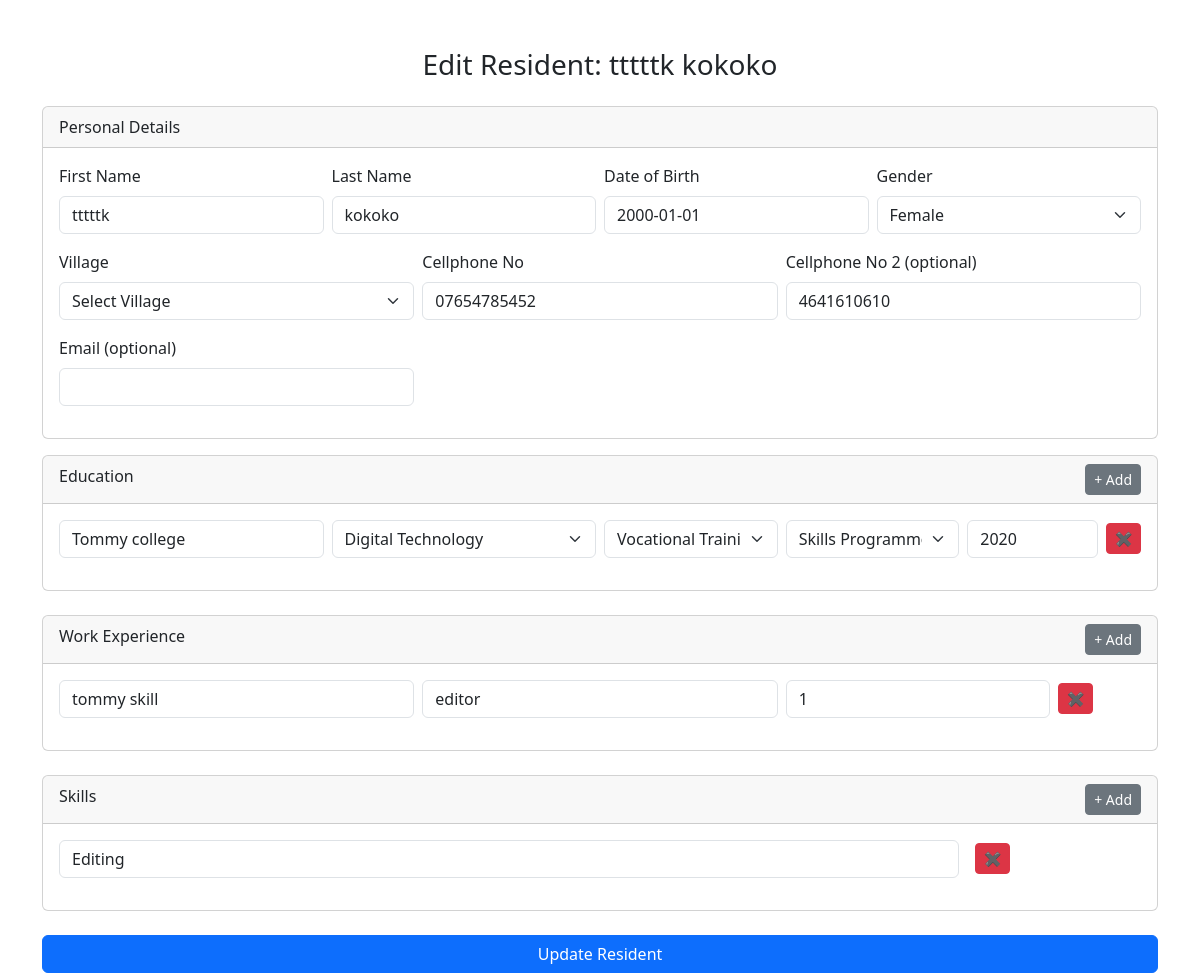
The page /edit-resident/4 on the database its author committed.
### app/models.py (models this page shows)
class Resident(Base):
    __tablename__ = "residents"
    id = Column(Integer, primary_key=True, index=True)
    first_name = Column(String, nullable=False)
    last_name = Column(String, nullable=False)
    dob = Column(Date, nullable=False)
    gender = Column(String, nullable=False)
    village = Column(String, nullable=False)
    cellphone_no = Column(String, nullable=False)
    cellphone_no2 = Column(String)
    email = Column(String)
    qualifications = relationship("Qualification", back_populates="resident", cascade="all, delete-orphan")
    experiences = relationship("Experience", back_populates="resident", cascade="all, delete-orphan")
    skills = relationship("Skill", back_populates="resident", cascade="all, delete-orphan")

class Qualification(Base):
    __tablename__ = "qualifications"
    id = Column(Integer, primary_key=True, index=True)
    institution = Column(String)
    name = Column(String)
    type = Column(String)
    level = Column(String)
    year = Column(String)
    resident_id = Column(Integer, ForeignKey("residents.id"))
    resident = relationship("Resident", back_populates="qualifications")

class Experience(Base):
    __tablename__ = "experiences"
    id = Column(Integer, primary_key=True, index=True)
    company = Column(String)
    position = Column(String)
    years = Column(String)
    resident_id = Column(Integer, ForeignKey("residents.id"))
    resident = relationship("Resident", back_populates="experiences")

class Skill(Base):
    __tablename__ = "skills"
    id = Column(Integer, primary_key=True, index=True)
    name = Column(String)
    resident_id = Column(Integer, ForeignKey("residents.id"))
    resident = relationship("Resident", back_populates="skills")

### app/routes.py (the view)
@router.get("/edit-resident/{resident_id}", response_class=HTMLResponse)
async def edit_resident_form(request: Request, resident_id: int, db: Session = Depends(get_db)):
    resident = db.query(Resident).filter(Resident.id == resident_id).first()
    if not resident:
        return RedirectResponse(url="/", status_code=303)
    villages = get_all_villages()
    qualifications = get_all_qualifications()
    return templates.TemplateResponse(
        "edit_resident.html",
        {
            "request": request,
            "resident": resident,
            "villages": villages,
            "qualifications": qualifications
        }
    )

### app/templates/edit_resident.html (shortened to what this page needs)
<!DOCTYPE html>
<html>
<head>
    <link href="https://cdn.jsdelivr.net/npm/bootstrap@5.3.3/dist/css/bootstrap.min.css" rel="stylesheet">
    <link rel="stylesheet" href="https://cdn.jsdelivr.net/npm/flatpickr/dist/flatpickr.min.css">
</head>
<body>
<div class="container mt-5">
<h3 class="mb-4 text-center">Edit Resident: {{ resident.first_name }} {{ resident.last_name }}</h3>
<form method="post" action="/edit-resident/{{ resident.id }}">
<div class="card mb-3">
    <div class="card-header">
        Personal Details
    </div>
    <div class="card-body">
        <div class="row g-2 mb-3">
            <div class="col-md-3">
                <label for="first_name" class="form-label">First Name</label>
                <input type="text" name="first_name" id="first_name" class="form-control" value="{{ resident.first_name }}" required>
            </div>
            <div class="col-md-3">
                <label for="last_name" class="form-label">Last Name</label>
                <input type="text" name="last_name" id="last_name" class="form-control" value="{{ resident.last_name }}" required>
            </div>
            <div class="col-md-3">
                <label for="dob" class="form-label">Date of Birth</label>
                <input type="text" name="dob" id="dob" class="form-control" value="{{ resident.dob }}" required placeholder="YYYY-MM-DD">
            </div>
            <div class="col-md-3">
                <label for="gender" class="form-label">Gender</label>
                <select name="gender" id="gender" class="form-select" required>
                    <option value="Female" {% if resident.gender == 'Female' %}selected{% endif %}>Female</option>
                </select>
            </div>
        </div>
        <div class="row g-2 mb-3">
            <div class="col-md-4">
                <label for="village" class="form-label">Village</label>
                <select name="village" id="village" class="form-select" required>
                    <option value="">Select Village</option>
                </select>
            </div>
            <div class="col-md-4">
                <label for="cellphone_no" class="form-label">Cellphone No</label>
                <input type="text" name="cellphone_no" id="cellphone_no" class="form-control" value="{{ resident.cellphone_no }}" required>
            </div>
            <div class="col-md-4">
                <label for="cellphone_no2" class="form-label">Cellphone No 2 (optional)</label>
                <input type="text" name="cellphone_no2" id="cellphone_no2" class="form-control" value="{{ resident.cellphone_no2 or '' }}">
            </div>
        </div>
        <div class="row g-2 mb-3">
            <div class="col-md-4">
                <label for="email" class="form-label">Email (optional)</label>
                <input type="email" name="email" id="email" class="form-control" value="{{ resident.email or '' }}">
            </div>
        </div>
    </div>
</div>
<div class="card mb-4">
    <div class="card-header d-flex justify-content-between">
        <span>Education</span>
        <button type="button" class="btn btn-sm btn-secondary" onclick="addEducation()">+ Add</button>
    </div>
    <div class="card-body" id="education-section">
        {% for qualification in resident.qualifications %}
        <div class="row g-2 mb-3 education-row">
            <div class="col-md-3">
                <input name="education_institution[]" class="form-control" placeholder="Institution" value="{{ qualification.institution or '' }}">
            </div>
            <div class="col-md-3">
                <select name="education_name[]" class="form-select" required>
                    {% for field, names in qualifications.names.items() %}
                        <optgroup label="{{ field }}">
                            {% for name in names %}
                                <option value="{{ name }}" {% if qualification.name == name %}selected{% endif %}>{{ name }}</option>
                            {% endfor %}
                        </optgroup>
                    {% endfor %}
                </select>
            </div>
            <div class="col-md-2">
                <select name="education_type[]" class="form-select" required>
                    {% for type in qualifications.types %}
                        <option value="{{ type }}" {% if qualification.type == type %}selected{% endif %}>{{ type }}</option>
                    {% endfor %}
                </select>
            </div>
            <div class="col-md-2">
                <select name="education_level[]" class="form-select" required>
                    {% for level in qualifications.levels %}
                        <option value="{{ level }}" {% if qualification.level == level %}selected{% endif %}>{{ level }}</option>
                    {% endfor %}
                </select>
            </div>
            <div class="col-md-2 d-flex align-items-center">
                <input name="education_year[]" class="form-control" placeholder="Year" value="{{ qualification.year or '' }}">
                <button type="button" class="btn btn-danger btn-sm ms-2 delete-education-row" onclick="deleteEducationRow(this)">&#10006;</button>
            </div>
        </div>
        {% endfor %}
    </div>
</div>
<div class="card mb-4">
    <div class="card-header d-flex justify-content-between">
        <span>Work Experience</span>
        <button type="button" class="btn btn-sm btn-secondary" onclick="addExperience()">+ Add</button>
    </div>
    <div class="card-body" id="experience-section">
        {% for exp in resident.experiences %}
        <div class="row g-2 mb-3 experience-row">
            <div class="col-md-4">
                <input name="company[]" class="form-control" placeholder="Company" value="{{ exp.company or '' }}">
            </div>
            <div class="col-md-4">
                <input name="position[]" class="form-control" placeholder="Position" value="{{ exp.position or '' }}">
            </div>
            <div class="col-md-3">
                <input name="years[]" class="form-control" placeholder="Years" value="{{ exp.years or '' }}">
            </div>
            <div class="col-md-1 d-flex align-items-center">
                <button type="button" class="btn btn-danger btn-sm delete-experience-row" onclick="deleteExperienceRow(this)">&#10006;</button>
            </div>
        </div>
        {% endfor %}
    </div>
</div>
<div class="card mb-4">
    <div class="card-header d-flex justify-content-between">
        <span>Skills</span>
        <button type="button" class="btn btn-sm btn-secondary" onclick="addSkill()">+ Add</button>
    </div>
    <div class="card-body" id="skills-section">
        {% for skill in resident.skills %}
        <div class="row g-2 mb-3 skill-row">
            <div class="col-md-10">
                <input name="skills[]" class="form-control" placeholder="Skill" value="{{ skill.name or '' }}">
            </div>
            <div class="col-md-2 d-flex align-items-center">
                <button type="button" class="btn btn-danger btn-sm ms-2 delete-skill-row" onclick="deleteSkillRow(this)">&#10006;</button>
            </div>
        </div>
        {% endfor %}
    </div>
</div>
<button type="submit" class="btn btn-primary w-100">Update Resident</button>
</form>
</div>
</body>
</html>

### rows shown on the page
Resident: first_name "tttttk", last_name "kokoko", dob "2000-01-01", gender "Female", cellphone_no "07654785452", cellphone_no2 "4641610610"
Qualification: institution "Tommy college", name "Digital Technology", type "Vocational Training", level "Skills Programme", year "2020"
Experience: company "tommy skill", position "editor", years "1"
Skill: name "Editing"
